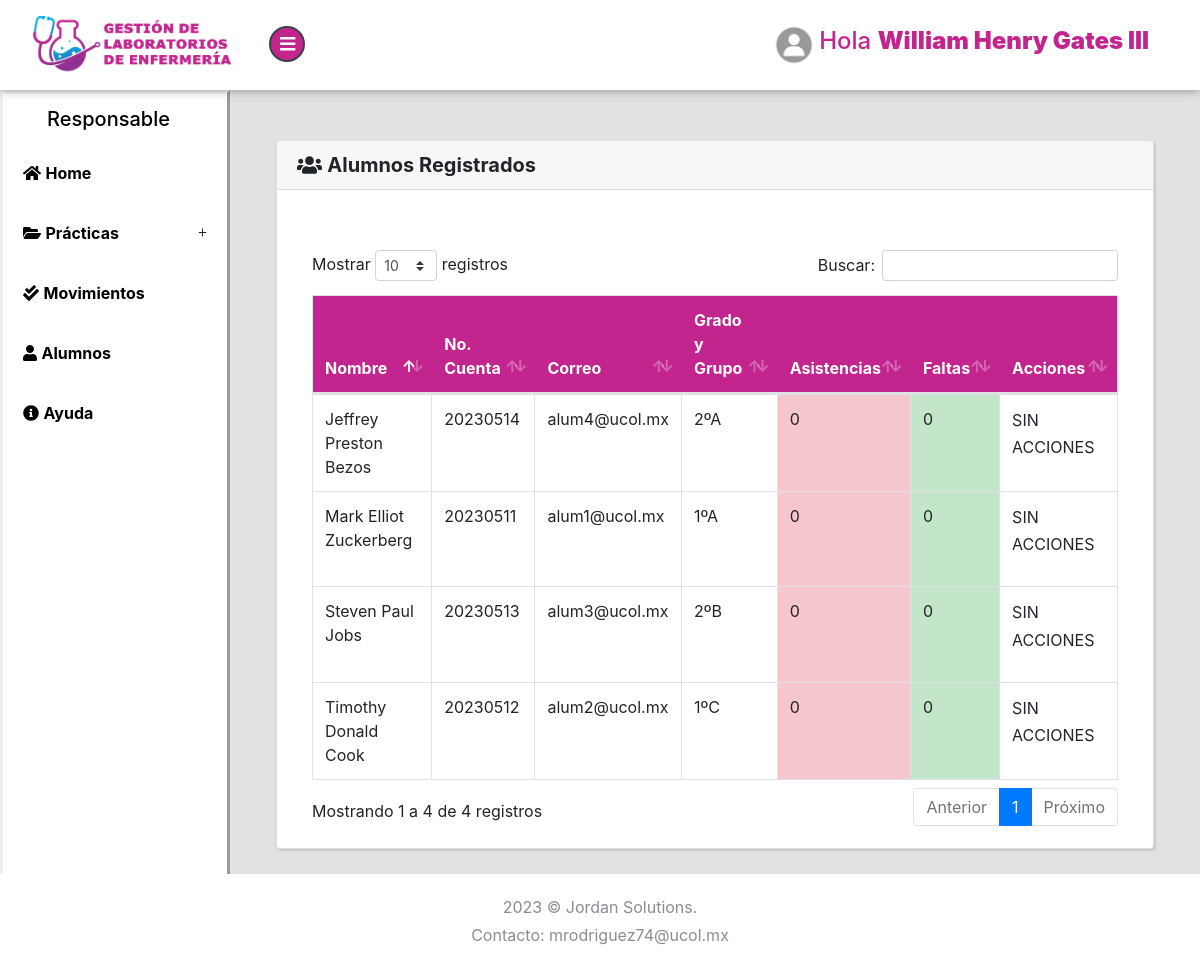
/Alumnos/Listar (signed in), run on the app's committed database.
### tables this page shows
CREATE TABLE `alumnos` (
  `id` int(11) NOT NULL,
  `usuario` varchar(20) NOT NULL,
  `nombre` varchar(100) NOT NULL,
  `correo` varchar(100) NOT NULL,
  `grado` int(2) NOT NULL,
  `grupo` varchar(10) NOT NULL,
  `asistencias` int(3) NOT NULL DEFAULT 0,
  `faltas` int(3) NOT NULL DEFAULT 0,
  `rol` int(2) NOT NULL DEFAULT 1,
  `clave` varchar(150) NOT NULL,
  `estado` tinyint(4) NOT NULL DEFAULT 1,
  `perfil` varchar(150) NOT NULL DEFAULT 'perfil.jpg'
);

### Libraries/Core/Views.php (called while the page is built)
<?php
class Views{
    function getView($controller, $view, $alert="", $data1 = "", $data2 = "", $data3 = "", $data4 = "", $data5 = "")
    {
        $controller = get_class($controller);
        if ($controller == "Login") {
            $view = "Views/".$view.".php";
        }else{
            $view = "Views/" . $controller . "/" . $view . ".php";
        }
        require_once($view);
    }
}
?>

### Controller/Alumnos.php (called while the page is built, shortened)
<?php
class Alumnos extends Controllers
{
    public function Listar()
    {
        $data1 = $this->model->selectAlumnos();
        $data2 = $this->model->configuracion();
        $data3 = $this->model->configuracionA();
        $this->views->getView($this, "Listar", "", $data1, $data2, $data3);
        die();
    }
}
?>

### index.php (called while the page is built, shortened)
<?php
require_once("Libraries/Core/Load.php");
?>

### Libraries/Core/Mysql.php (called while the page is built, shortened)
<?php
class Mysql extends Conexion{
    private $conexion;
    function __construct()
    {
        $this->conexion = new Conexion();
        $this->conexion = $this->conexion->conect();
    }
    public function select_all(string $query){
        $this->strquery = $query;
        $result = $this->conexion->prepare($this->strquery);
        $result->execute();
        $data = $result->fetchall(PDO::FETCH_ASSOC);
        return $data;
    }
}
?>

### Libraries/Core/Conexion.php (called while the page is built)
<?php
class Conexion{
    private $conect;
    public function __construct()
    {
      $conexion = "mysql:host=".HOST.";dbname=".BD.";.CHARSET.";
      try {
          $this->conect = new PDO($conexion, DB_USER, PASS);
          $this->conect->setAttribute(PDO::ATTR_ERRMODE, PDO::ERRMODE_EXCEPTION);
      } catch (PDOException $e) {
          $this->conect = "Error en la conexion";
          echo "Error: " . $e->getMessage();
      }
    }
    public function conect()
    {
        return $this->conect;
    }
}
?>

### Models/AlumnosModel.php (called while the page is built, shortened)
<?php
class AlumnosModel extends Mysql{
    public function selectAlumnos()
    {
        $sql = "SELECT * FROM alumnos WHERE estado = 1";
        $res = $this->select_all($sql);
        return $res;
    }
    public function configuracionA()
    {
        $sql = "SELECT * FROM configsemestre";
        $res = $this->select_all($sql);
        return $res;
    }
}
?>

### Views/Alumnos/Listar.php (the view, shortened to what this page needs)
<?php if($_SESSION['rol'] <= 1){ ?>
<div class="page-content2">
    <section>
        <div class="card container-fluid2 text-center">
            <div class="card-header"><i class="fas fa-exclamation-circle"></i> ERROR</div>
            <div class="card-body">
                <img src="../Assets/img/unicornio.png" style="height: 400px; ">
                <h5 class="card-title">Error: No tienes acceso a esta página.</h5>
            </div>
            <div class="card-footer text-muted">
              <a href="<?php echo base_url() ?>Dashboard/Alumnos" class="btn btn-primary">Ir al inicio</a>
            </div>
        </div>
    </section>
</div>
<?php }  else { ?>
<div class="page-content">
    <section>
        <div class="card container-fluid2">
            <h5 class="card-header"><i class="fas fa-users"></i> <strong>Alumnos Registrados</strong></h5>
            <div class="card-body">
                <div class="container-fluid ">
                    <div class="row">
                        <div class="col-lg-12 mt-2">
                            <div class="row">
                                <div class="col-lg-4">
                                </div>
                            </div>
                            <div class="table-responsive mt-4">
                                <table class="table table-hover table-bordered" id="Table">
                                    <thead class="thead-personality">
                                        <tr>
                                            <th>Nombre</th>
                                            <th>No. Cuenta</th>
                                            <th>Correo</th>
                                            <th>Grado y Grupo</th>
                                            <th>Asistencias</th>
                                            <th>Faltas</th>
                                            <th>Acciones</th>
                                        </tr>
                                    </thead>
                                    <tbody>
                                        <?php foreach ($data1 as $us) { ?>
                                        <?php if($_SESSION['rol'] >= $us['rol']){ ?>
                                            <tr>
                                                <td><?php echo $us['nombre']; ?></td>
                                                <td><?php echo $us['usuario']; ?></td>
                                                <td><?php echo $us['correo']; ?></td>
                                                <td><?php echo $us['grado'], 'º', $us['grupo'];?></td>
                                                <?php if($us['asistencias'] < ($data3[$us['grado']-1]['aminimas'])/2 ){ ?>
                                                <td class="table-danger"><?php echo $us['asistencias']; ?></td>
                                                <?php }  elseif ($us['asistencias'] < ($data3[$us['grado']-1]['aminimas'])){ ?>
                                                <td class="table-warning"><?php echo $us['asistencias']; ?></td>
                                                <?php }  else { ?>
                                                <td class="table-success"><?php echo $us['asistencias']; ?></td>
                                                <?php } ?>
                                                <?php if($us['faltas'] <= ($data3[$us['grado']-1]['fmaximas'])/2){ ?>
                                                <td class="table-success"><?php echo $us['faltas']; ?></td>
                                                <?php }  else {if($us['faltas'] < $data3[$us['grado']-1]['fmaximas']){ ?>
                                                <td class="table-warning"><?php echo $us['faltas']; ?></td>
                                                <?php }  else { ?>
                                                <td class="table-danger"><?php echo $us['faltas']; ?></td>
                                                <?php } }?>
                                                <td>
                                                    <?php if($_SESSION['rol'] >= 4){ ?>
                                                        <a title="Editar" href="<?php echo base_url() ?>Alumnos/editar?id=<?php echo $us['id']; ?>" class="btn btn-primary mb-2"><i class="fas fa-edit"></i></a>
                                                        <form action="<?php echo base_url() ?>Alumnos/eliminar?id=<?php echo $us['id']; ?>" method="post" class="d-inline elim">
                                                            <button title="Inactivar" type="submit" class="btn btn-dark mb-2"><i class="fas fa-user-slash"></i></button>
                                                        </form>
                                                        <form action="<?php echo base_url() ?>Alumnos/restablecer?id=<?php echo $us['id']; ?>" method="post" class="d-inline rest">
                                                            <button title="Restablecer contraseña" type="submit" class="btn btn-secondary mb-2"><i class="fas fa-unlock-alt"></i></button>
                                                        </form>
                                                    <?php } else {?>
                                                        <p href="">SIN ACCIONES</p>
                                                    <?php } ?>
                                                </td>
                                            </tr>
                                        <?php } }?>
                                    </tbody>
                                </table>
                            </div>
                        </div>
                    </div>
                </div>
            </div>
        </div>
    </section>
</div>
</div>
<?php } ?>

### data on the page
alumnos: nombre "Mark Elliot Zuckerberg", usuario "20230511", correo "alum1@ucol.mx", grado "1", grupo "A", asistencias "0", faltas "0"
alumnos: nombre "Timothy Donald Cook", usuario "20230512", correo "alum2@ucol.mx", grado "1", grupo "C", asistencias "0", faltas "0"
alumnos: nombre "Steven Paul Jobs", usuario "20230513", correo "alum3@ucol.mx", grado "2", grupo "B", asistencias "0", faltas "0"
alumnos: nombre "Jeffrey Preston Bezos", usuario "20230514", correo "alum4@ucol.mx", grado "2", grupo "A", asistencias "0", faltas "0"

### other printed values
$_SESSION['nombre'] "William Henry Gates III"
